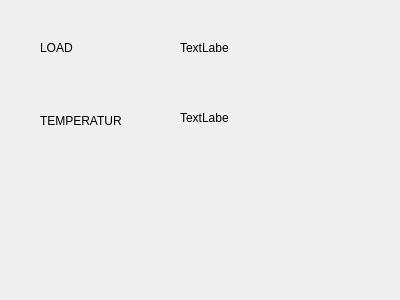
<?xml version="1.0" encoding="UTF-8"?>
<ui version="4.0">
 <class>TESTUI</class>
 <widget class="QWidget" name="TESTUI">
  <property name="geometry">
   <rect>
    <x>0</x>
    <y>0</y>
    <width>400</width>
    <height>300</height>
   </rect>
  </property>
  <property name="windowTitle">
   <string>TESTUI</string>
  </property>
  <widget class="QLabel" name="label">
   <property name="geometry">
    <rect>
     <x>40</x>
     <y>40</y>
     <width>49</width>
     <height>16</height>
    </rect>
   </property>
   <property name="text">
    <string>LOAD</string>
   </property>
  </widget>
  <widget class="QLabel" name="label_2">
   <property name="geometry">
    <rect>
     <x>40</x>
     <y>110</y>
     <width>81</width>
     <height>21</height>
    </rect>
   </property>
   <property name="text">
    <string>TEMPERATURE</string>
   </property>
  </widget>
  <widget class="QLabel" name="label_3">
   <property name="geometry">
    <rect>
     <x>180</x>
     <y>40</y>
     <width>49</width>
     <height>16</height>
    </rect>
   </property>
   <property name="text">
    <string>TextLabel</string>
   </property>
  </widget>
  <widget class="QLabel" name="label_4">
   <property name="geometry">
    <rect>
     <x>180</x>
     <y>110</y>
     <width>49</width>
     <height>16</height>
    </rect>
   </property>
   <property name="text">
    <string>TextLabel</string>
   </property>
  </widget>
 </widget>
 <resources/>
 <connections/>
</ui>
